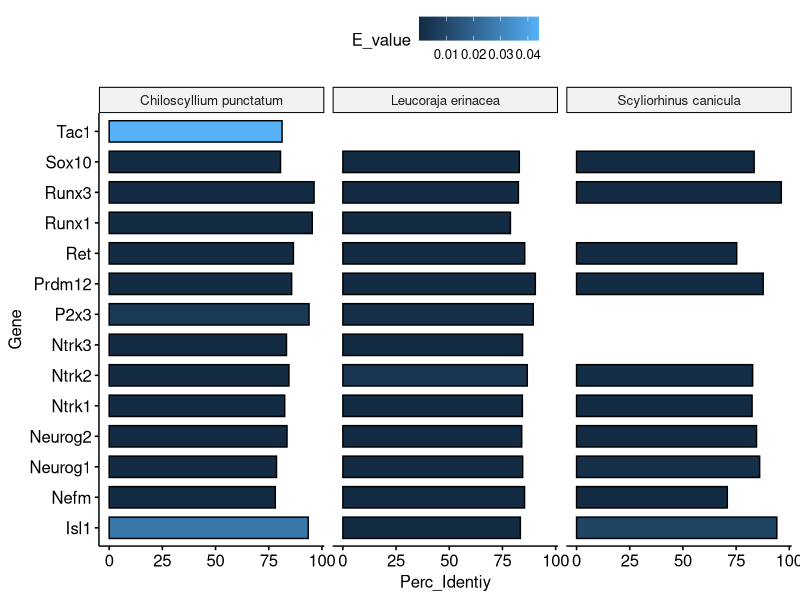
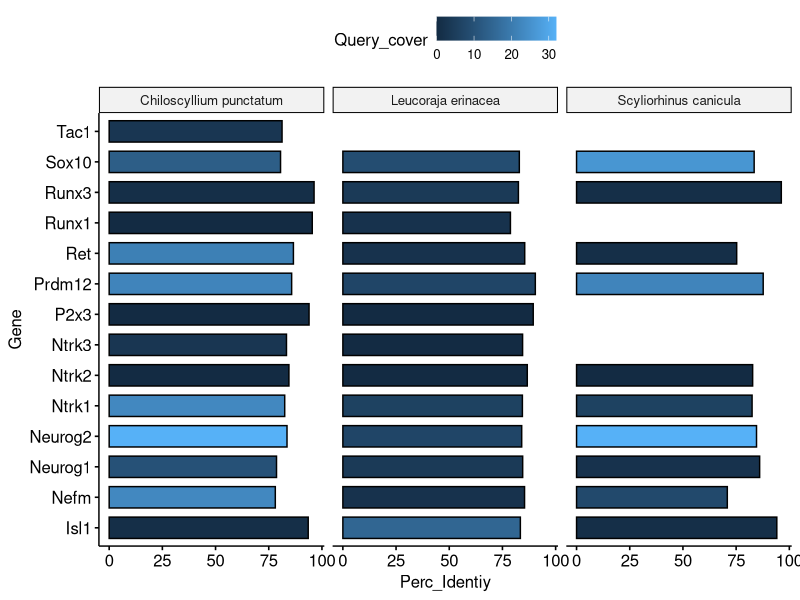

Write the R code that produced these figures, in order.
### Genome alignments
### Created by Roland Lacap
### Created on 2022-05-25
### Updated on 2022-05-25

### This is primarily to show the NCBI alignments of nociceptive genes to 
### elasmobranch genomes. Here, I show the percent identities.

### Load libraries
library(tidyverse)
library(here)
library(ggpubr)

### Load data
cp_align <- read_csv(here("genome_alignments","data","20220523-Cp.csv"))
le_align <- read_csv(here("genome_alignments","data","20220523-Le.csv"))
sc_align <- read_csv(here("genome_alignments","data","20220523-Sc.csv"))

cpfilter <- cp_align %>% 
  select(1,3:5) %>% 
  group_by(Query) %>% 
  filter(Perc_Identiy == max(Perc_Identiy)) %>%
  filter(E_value == min(E_value)) %>% 
  mutate(Gene = recode(Query,
                      'Mus musculus neurotrophic tyrosine kinase, receptor, type 2 (Ntrk2), transcript variant X4, mRNA'="Ntrk2",
                      'Mus musculus SRY (sex determining region Y)-box 10 (Sox10), mRNA'="Sox10",
                      'Mus musculus ISL1 transcription factor, LIM/homeodomain (Isl1), mRNA'="Isl1",
                      'Mus musculus neurofilament, medium polypeptide (Nefm), mRNA'="Nefm",
                      'Mus musculus neurogenin 1 (Neurog1), mRNA'="Neurog1",
                      'Mus musculus neurogenin 2 (Neurog2), mRNA'="Neurog2",
                      'Mus musculus neurotrophic tyrosine kinase, receptor, type 1 (Ntrk1), transcript variant X1, mRNA'="Ntrk1",
                      'Mus musculus neurotrophic tyrosine kinase, receptor, type 3 (Ntrk3), transcript variant X10, mRNA'="Ntrk3",
                      'Mus musculus purinergic receptor P2X, ligand-gated ion channel, 3 (P2rx3), transcript variant X1, mRNA'="P2x3",
                      'Mus musculus PR domain containing 12 (Prdm12), mRNA'="Prdm12",
                      'Mus musculus ret proto-oncogene (Ret), transcript variant 4, mRNA'="Ret",
                      'Mus musculus runt related transcription factor 1 (Runx1), transcript variant 3, mRNA'="Runx1",
                      'Mus musculus runt related transcription factor 3 (Runx3), transcript variant X1, mRNA'="Runx3",
                      'Mus musculus tachykinin 1 (Tac1), transcript variant X1, mRNA'="Tac1")) %>% 
  mutate(name=c("Chiloscyllium punctatum")) %>% 
  distinct()

lefilter <- le_align %>% 
  select(1,3:5) %>% 
  group_by(Query) %>% 
  filter(Perc_Identiy == max(Perc_Identiy)) %>% 
  filter(E_value == min(E_value)) %>% 
  mutate(Gene = recode(Query,
                       'PREDICTED: Mus musculus neurotrophic tyrosine kinase, receptor, type 2 (Ntrk2), transcript variant X4, mRNA'="Ntrk2",
                       'Mus musculus SRY (sex determining region Y)-box 10 (Sox10), mRNA'="Sox10",
                       'Mus musculus ISL1 transcription factor, LIM/homeodomain (Isl1), mRNA'="Isl1",
                       'Mus musculus neurofilament, medium polypeptide (Nefm), mRNA'="Nefm",
                       'Mus musculus neurogenin 1 (Neurog1), mRNA'="Neurog1",
                       'Mus musculus neurogenin 2 (Neurog2), mRNA'="Neurog2",
                       'PREDICTED: Mus musculus neurotrophic tyrosine kinase, receptor, type 1 (Ntrk1), transcript variant X1, mRNA'="Ntrk1",
                       'PREDICTED: Mus musculus neurotrophic tyrosine kinase, receptor, type 3 (Ntrk3), transcript variant X10, mRNA'="Ntrk3",
                       'PREDICTED: Mus musculus purinergic receptor P2X, ligand-gated ion channel, 3 (P2rx3), transcript variant X1, mRNA'="P2x3",
                       'Mus musculus PR domain containing 12 (Prdm12), mRNA'="Prdm12",
                       'Mus musculus ret proto-oncogene (Ret), transcript variant 4, mRNA'="Ret",
                       'Mus musculus runt related transcription factor 1 (Runx1), transcript variant 3, mRNA'="Runx1",
                       'PREDICTED: Mus musculus runt related transcription factor 3 (Runx3), transcript variant X1, mRNA'="Runx3",
                       'Mus musculus tachykinin 1 (Tac1), transcript variant X1, mRNA'="Tac1"))%>% 
  mutate(name=c("Leucoraja erinacea")) %>% 
  distinct()

scfilter <- sc_align %>% 
  select(1,3:5) %>% 
  group_by(Query) %>% 
  filter(Perc_Identiy == max(Perc_Identiy)) %>% 
  filter(E_value == min(E_value)) %>% 
  mutate(Gene = recode(Query,
                       'Mus musculus neurotrophic tyrosine kinase, receptor, type 2 (Ntrk2), transcript variant X4, mRNA'="Ntrk2",
                       'Mus musculus SRY (sex determining region Y)-box 10 (Sox10), mRNA'="Sox10",
                       'Mus musculus ISL1 transcription factor, LIM/homeodomain (Isl1), mRNA'="Isl1",
                       'Mus musculus neurofilament, medium polypeptide (Nefm), mRNA'="Nefm",
                       'Mus musculus neurogenin 1 (Neurog1), mRNA'="Neurog1",
                       'Mus musculus neurogenin 2 (Neurog2), mRNA'="Neurog2",
                       'PREDICTED: Mus musculus neurotrophic tyrosine kinase, receptor, type 1 (Ntrk1)'="Ntrk1",
                       'Mus musculus neurotrophic tyrosine kinase, receptor, type 3 (Ntrk3), transcript variant X10, mRNA'="Ntrk3",
                       'Mus musculus purinergic receptor P2X, ligand-gated ion channel, 3 (P2rx3), transcript variant X1, mRNA'="P2x3",
                       'Mus musculus PR domain containing 12 (Prdm12), mRNA'="Prdm12",
                       'Mus musculus ret proto-oncogene (Ret), transcript variant 4, mRNA'="Ret",
                       'Mus musculus runt related transcription factor 1 (Runx1), transcript variant 3, mRNA'="Runx1",
                       'Mus musculus runt related transcription factor 3 (Runx3), transcript variant X1'="Runx3",
                       'Mus musculus tachykinin 1 (Tac1), transcript variant X1, mRNA'="Tac1"))%>% 
  mutate(name=c("Scyliorhinus canicula"))

master <- cpfilter %>% 
  full_join(lefilter) %>% 
  full_join(scfilter) %>% 
  mutate(Query_cover = as.numeric(parse_number(Query_cover))) 

  
# Plot

p <- master %>% 
  ggbarplot(x = "Gene", y = "Perc_Identiy", fill = "E_value") +
  facet_wrap(~name)+
  coord_flip()

p

pq <- master %>% 
  ggbarplot(x = "Gene", y = "Perc_Identiy", fill = "Query_cover") +
  facet_wrap(~name)+
  coord_flip()

pq
